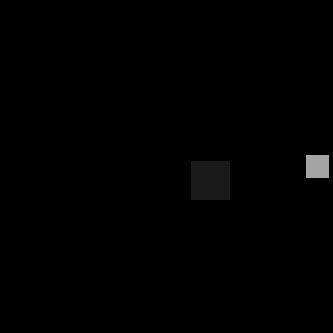
Frame 1 (no input)
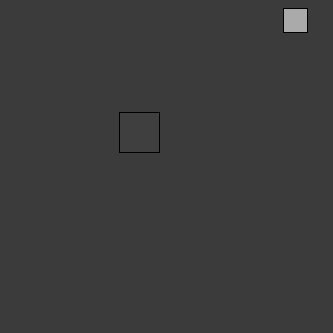
Frame 60 (the mouse pressed at the canvas centre just before this capture)
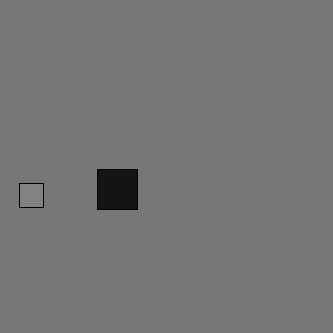
Frame 120 (the mouse held since frame 60 and released just before this capture)

The Processing sketch that drew these frames (run headless with seeded random() and noise(); from frame 60 on, the mouse is pressed at the canvas centre):

// Processing sketch: processing_81663
// ── processing_81663.pde

float a, b, x, y, r, theta, rr, thetas, ground;

void setup(){
  size(333,333);
  
  r = 155;
  theta = 0;
  
  rr = 50;
  thetas = 0;
  
  ground = 0;
}


void draw(){
  
background(ground++);
if(ground > 300){
  ground = 0;
}

 
  
  float x = r * cos(theta/2);
  float y = r * sin(theta/6);
  fill(random(100,200));
  rect(x + 150, y + 154, 24, 24);
  theta += 3;
  
  float a = rr * cos(thetas/7);
  float b = rr * sin(thetas/4);
  fill(random(0,100));
  rect(a + 140, b + 160, 40, 40);
   thetas += 2; 
  
 
  
  
  
}
  
